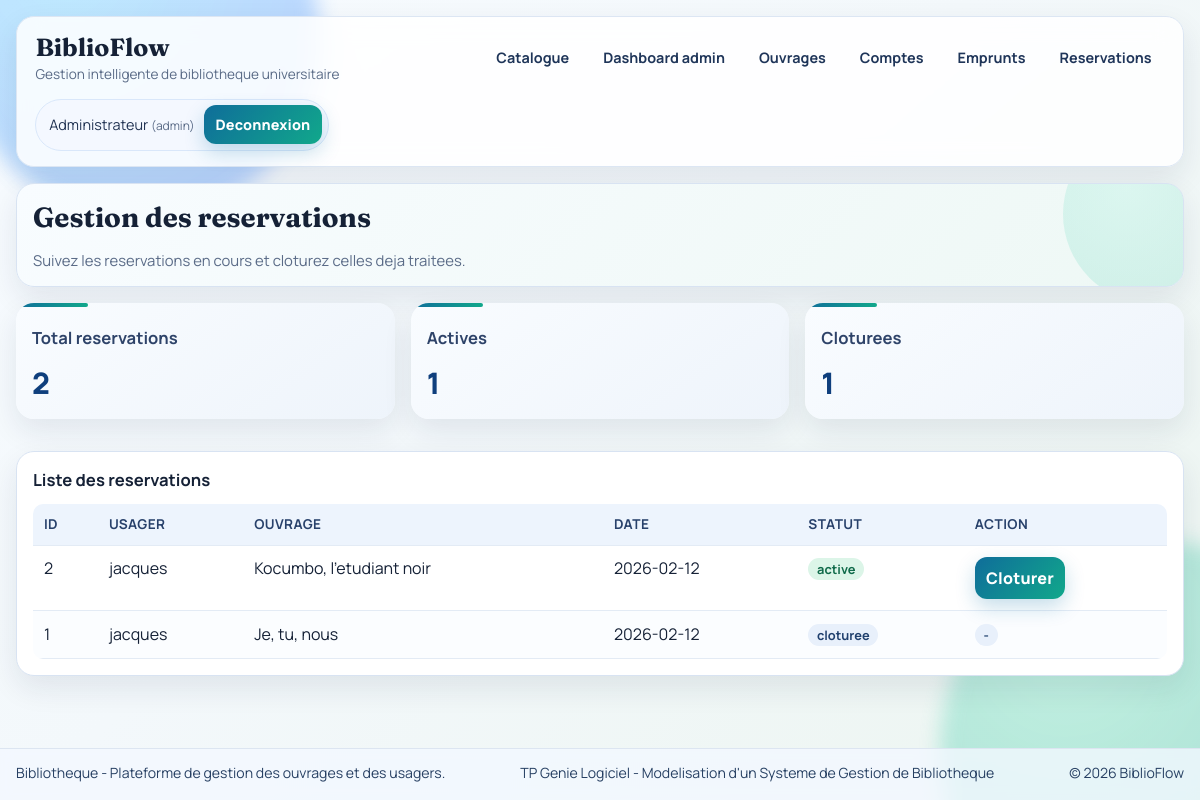
The app's page /reservations (signed in), older data.
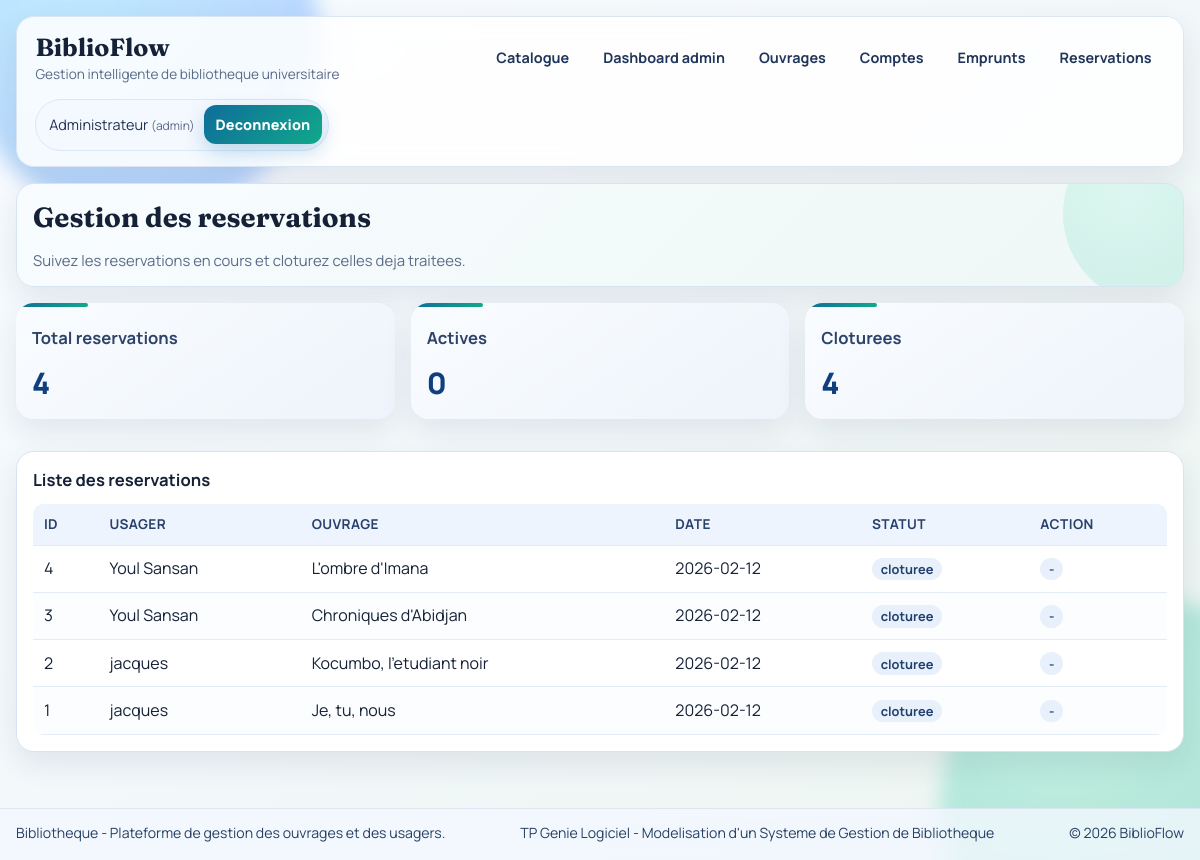
The same page, newer data.
### tables this page shows
CREATE TABLE reservations (
                id INTEGER PRIMARY KEY AUTOINCREMENT,
                user_id INTEGER NOT NULL,
                book_id INTEGER NOT NULL,
                reservation_date TEXT NOT NULL DEFAULT (date('now')),
                status TEXT NOT NULL DEFAULT 'active',
                FOREIGN KEY(user_id) REFERENCES users(id) ON DELETE CASCADE,
                FOREIGN KEY(book_id) REFERENCES books(id) ON DELETE CASCADE
            );

CREATE TABLE users (
                id INTEGER PRIMARY KEY AUTOINCREMENT,
                full_name TEXT NOT NULL,
                email TEXT UNIQUE NOT NULL,
                phone TEXT,
                user_type TEXT NOT NULL DEFAULT 'adherent'
            , role TEXT NOT NULL DEFAULT 'user', password_hash TEXT, is_suspended INTEGER NOT NULL DEFAULT 0, suspension_reason TEXT, suspension_origin TEXT, suspension_date TEXT);

CREATE TABLE books (
                id INTEGER PRIMARY KEY AUTOINCREMENT,
                title TEXT NOT NULL,
                author TEXT NOT NULL,
                isbn TEXT UNIQUE,
                total_copies INTEGER NOT NULL CHECK(total_copies >= 0),
                available_copies INTEGER NOT NULL CHECK(available_copies >= 0)
            , publisher TEXT, publication_year INTEGER);

### app.py (the view)
@app.route("/reservations")
@admin_required
def reservations():
    with get_db_connection() as conn:
        reservations_list = conn.execute(
            """
            SELECT r.id, r.reservation_date, r.status,
                   b.title AS book_title,
                   u.full_name AS user_name
            FROM reservations r
            JOIN books b ON b.id = r.book_id
            JOIN users u ON u.id = r.user_id
            ORDER BY r.id DESC
            """
        ).fetchall()
    return render_template("reservations.html", reservations=reservations_list)

### app.py (called while the page is built)
def get_db_connection() -> sqlite3.Connection:
    conn = sqlite3.connect(DB_PATH)
    conn.row_factory = sqlite3.Row
    conn.execute("PRAGMA journal_mode = MEMORY")
    conn.execute("PRAGMA synchronous = NORMAL")
    conn.execute("PRAGMA foreign_keys = ON")
    return conn

def get_current_user() -> Optional[sqlite3.Row]:
    user_id = session.get("user_id")
    if not user_id:
        return None
    with get_db_connection() as conn:
        sync_user_suspensions(conn)
        return conn.execute("SELECT * FROM users WHERE id = ?", (user_id,)).fetchone()

def login_required(view):
    @wraps(view)
    def wrapped(*args, **kwargs):
        if not session.get("user_id"):
            flash("Veuillez vous connecter pour continuer.", "error")
            next_target = request.path if request.method == "GET" else url_for("catalog")
            return redirect(url_for("login", next=next_target))
        return view(*args, **kwargs)
    return wrapped

@app.context_processor
def inject_user():
    return {"session_user": get_current_user(), "current_year": date.today().year}

### templates/reservations.html
{% extends "base.html" %}
{% block content %}
{% set ns = namespace(active=0, closed=0) %}
{% for reservation in reservations %}
    {% if reservation.status == 'active' %}{% set ns.active = ns.active + 1 %}{% else %}{% set ns.closed = ns.closed + 1 %}{% endif %}
{% endfor %}
<section class="card hero-card page-head reveal-up">
    <h2>Gestion des reservations</h2>
    <p class="muted">Suivez les reservations en cours et cloturez celles deja traitees.</p>
</section>
<section class="stats-grid">
    <article class="card stat reveal-up"><h3>Total reservations</h3><p>{{ reservations|length }}</p></article>
    <article class="card stat reveal-up"><h3>Actives</h3><p>{{ ns.active }}</p></article>
    <article class="card stat reveal-up"><h3>Cloturees</h3><p>{{ ns.closed }}</p></article>
</section>
<section class="card reveal-up">
    <h3>Liste des reservations</h3>
    <table>
        <thead>
        <tr><th>ID</th><th>Usager</th><th>Ouvrage</th><th>Date</th><th>Statut</th><th>Action</th></tr>
        </thead>
        <tbody>
        {% for reservation in reservations %}
        <tr>
            <td>{{ reservation.id }}</td>
            <td>{{ reservation.user_name }}</td>
            <td>{{ reservation.book_title }}</td>
            <td>{{ reservation.reservation_date }}</td>
            <td>
                {% if reservation.status == 'active' %}
                <span class="status-chip status-ok">active</span>
                {% else %}
                <span class="status-chip">cloturee</span>
                {% endif %}
            </td>
            <td>
                {% if reservation.status == 'active' %}
                <form method="post" action="{{ url_for('close_reservation', reservation_id=reservation.id) }}">
                    <button type="submit">Cloturer</button>
                </form>
                {% else %}
                <span class="status-chip">-</span>
                {% endif %}
            </td>
        </tr>
        {% else %}
        <tr><td colspan="6">Aucune reservation.</td></tr>
        {% endfor %}
        </tbody>
    </table>
</section>
{% endblock %}

Row changes from the older to the newer data that the page shows:
added reservations: id "4", user_name "Youl Sansan", book_title "L'ombre d'Imana", reservation_date "2026-02-12", status "cloturee"
added reservations: id "3", user_name "Youl Sansan", book_title "Chroniques d'Abidjan", reservation_date "2026-02-12", status "cloturee"
changed reservations "Kocumbo, l'etudiant noir": status "active Cloturer" → "cloturee -"
Text that changed along with them:
{{ reservations|length }}: "2" → "4"
{{ ns.active }}: "1" → "0"
{{ ns.closed }}: "1" → "4"
